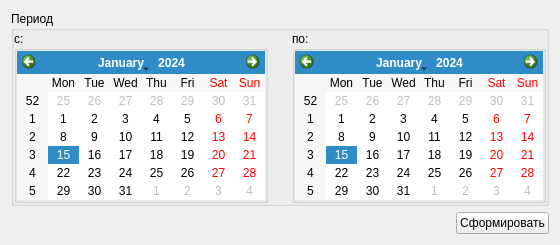
                     <widget class="QWidget" name="scrollAreaWidgetContents">
                      <property name="geometry">
                       <rect>
                        <x>0</x>
                        <y>0</y>
                        <width>560</width>
                        <height>239</height>
                       </rect>
                      </property>
                      <layout class="QGridLayout" name="gridLayout_40">
                       <item row="1" column="0">
                        <spacer name="horizontalSpacer_44">
                         <property name="orientation">
                          <enum>Qt::Horizontal</enum>
                         </property>
                         <property name="sizeHint" stdset="0">
                          <size>
                           <width>40</width>
                           <height>20</height>
                          </size>
                         </property>
                        </spacer>
                       </item>
                       <item row="0" column="0" colspan="2">
                        <widget class="QGroupBox" name="groupBox_5">
                         <property name="title">
                          <string>Период</string>
                         </property>
                         <layout class="QGridLayout" name="gridLayout_36">
                          <property name="leftMargin">
                           <number>0</number>
                          </property>
                          <property name="topMargin">
                           <number>0</number>
                          </property>
                          <property name="rightMargin">
                           <number>0</number>
                          </property>
                          <property name="bottomMargin">
                           <number>0</number>
                          </property>
                          <item row="0" column="2">
                           <widget class="QGroupBox" name="groupBox_PeriodSaleEnd">
                            <property name="title">
                             <string>по:</string>
                            </property>
                            <layout class="QGridLayout" name="gridLayout_37">
                             <property name="leftMargin">
                              <number>0</number>
                             </property>
                             <property name="topMargin">
                              <number>0</number>
                             </property>
                             <property name="rightMargin">
                              <number>0</number>
                             </property>
                             <property name="bottomMargin">
                              <number>0</number>
                             </property>
                             <property name="spacing">
                              <number>0</number>
                             </property>
                             <item row="0" column="0">
                              <widget class="QCalendarWidget" name="calendarWidget_PeriodSaleEnd">
                               <property name="sizePolicy">
                                <sizepolicy hsizetype="Maximum" vsizetype="Maximum">
                                 <horstretch>0</horstretch>
                                 <verstretch>0</verstretch>
                                </sizepolicy>
                               </property>
                              </widget>
                             </item>
                            </layout>
                           </widget>
                          </item>
                          <item row="0" column="0">
                           <widget class="QGroupBox" name="groupBox_PeriodSaleBegin">
                            <property name="title">
                             <string>с:</string>
                            </property>
                            <layout class="QGridLayout" name="gridLayout_38">
                             <property name="leftMargin">
                              <number>0</number>
                             </property>
                             <property name="topMargin">
                              <number>0</number>
                             </property>
                             <property name="rightMargin">
                              <number>0</number>
                             </property>
                             <property name="bottomMargin">
                              <number>0</number>
                             </property>
                             <property name="spacing">
                              <number>0</number>
                             </property>
                             <item row="0" column="0">
                              <widget class="QCalendarWidget" name="calendarWidget_PeriodSaleBegin">
                               <property name="sizePolicy">
                                <sizepolicy hsizetype="Maximum" vsizetype="Maximum">
                                 <horstretch>0</horstretch>
                                 <verstretch>0</verstretch>
                                </sizepolicy>
                               </property>
                              </widget>
                             </item>
                            </layout>
                           </widget>
                          </item>
                          <item row="0" column="1">
                           <spacer name="horizontalSpacer_43">
                            <property name="orientation">
                             <enum>Qt::Horizontal</enum>
                            </property>
                            <property name="sizeHint" stdset="0">
                             <size>
                              <width>40</width>
                              <height>20</height>
                             </size>
                            </property>
                           </spacer>
                          </item>
                         </layout>
                        </widget>
                       </item>
                       <item row="1" column="1">
                        <widget class="QPushButton" name="pushButton_ReportBySalesForm">
                         <property name="text">
                          <string>Сформировать</string>
                         </property>
                        </widget>
                       </item>
                       <item row="2" column="1">
                        <spacer name="verticalSpacer_10">
                         <property name="orientation">
                          <enum>Qt::Vertical</enum>
                         </property>
                         <property name="sizeHint" stdset="0">
                          <size>
                           <width>20</width>
                           <height>40</height>
                          </size>
                         </property>
                        </spacer>
                       </item>
                      </layout>
                     </widget>
